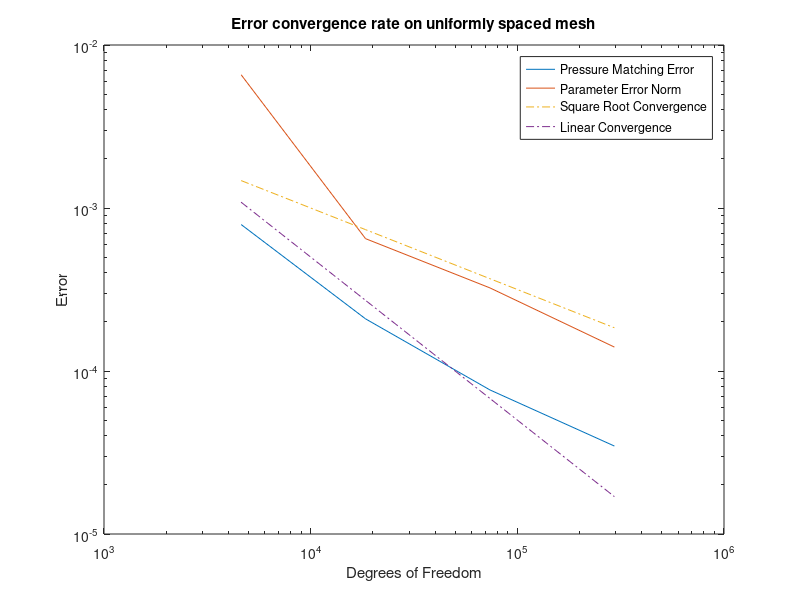

This chart was generated by the following MATLAB code:
dof = 4608 * 4.^[0 1 2 3];
optim = [7.919e-4 2.0889e-4 7.652e-5 3.464e-5];
param = [6.57e-3 6.485e-4 3.234e-4 1.402e-4];

figure
loglog(dof, optim)
hold on
loglog(dof, param)
loglog(dof, sqrt(1./(100.*dof)),"-.")
loglog(dof, 5./dof,"-.")
title("Error convergence rate on uniformly spaced mesh")
xlabel("Degrees of Freedom")
ylabel("Error")
legend("Pressure Matching Error", "Parameter Error Norm","Square Root Convergence", "Linear Convergence", "Location","best")
saveas(gcf, "uniform_mesh_result/error_conv_p2.pdf")